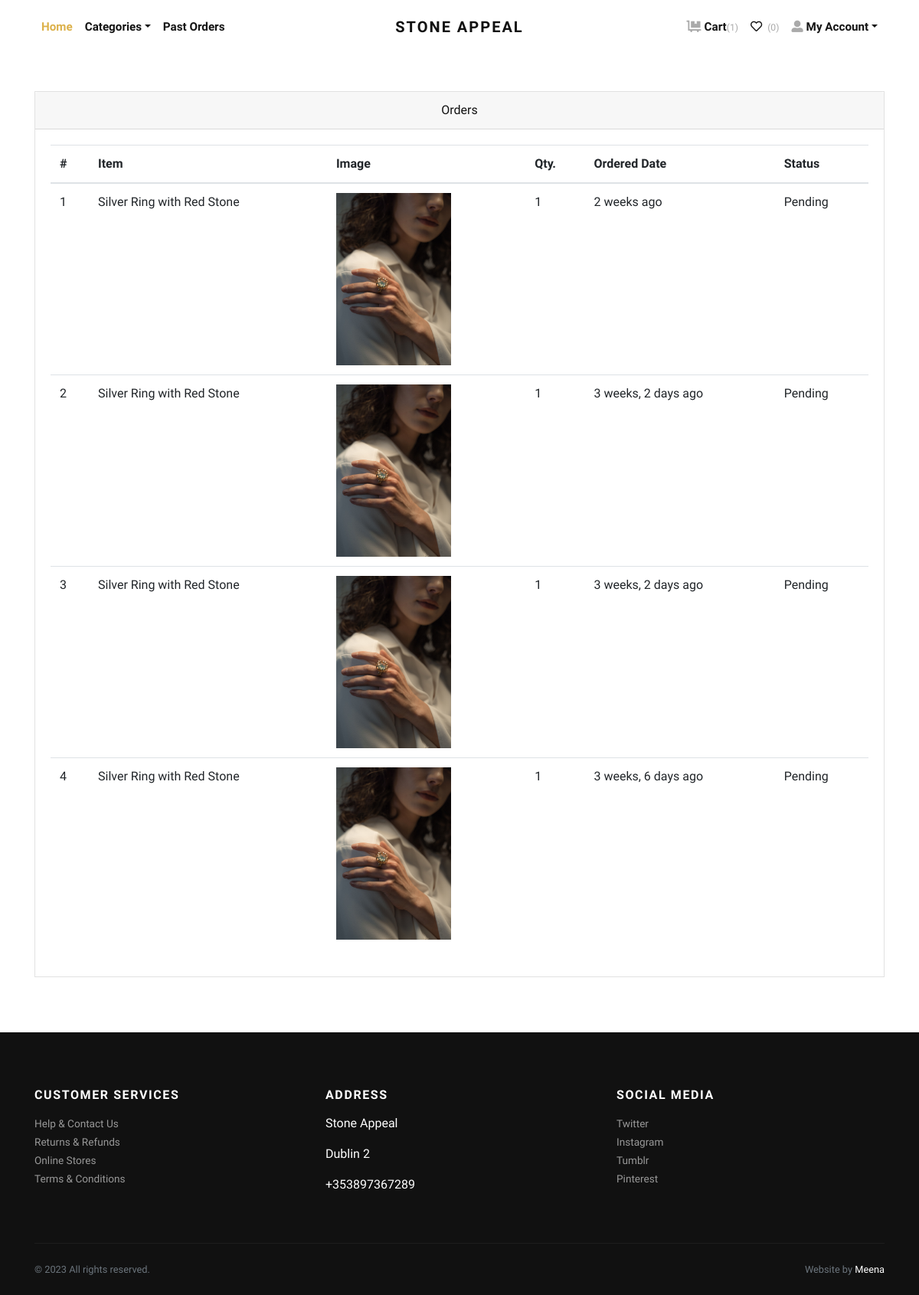
Screenshot of /orders/ (signed in) with the database file from the repository.
### store/models.py (models this page shows, shortened)
class Order(models.Model):
    user = models.ForeignKey(User, verbose_name="User", on_delete=models.CASCADE)
    address = models.ForeignKey(Address, verbose_name="Shipping Address", on_delete=models.CASCADE)
    product = models.ForeignKey(Product, verbose_name="Product", on_delete=models.CASCADE)
    quantity = models.PositiveIntegerField(verbose_name="Quantity")
    ordered_date = models.DateTimeField(auto_now_add=True, verbose_name="Ordered Date")
    status = models.CharField(
        choices=STATUS_CHOICES,
        max_length=50,
        default="Pending"
        )

class Product(models.Model):
    title = models.CharField(max_length=150, verbose_name="Product Title")
    slug = models.SlugField(max_length=160, verbose_name="Product Slug")
    sku = models.CharField(max_length=255, unique=True, verbose_name="Unique Product ID (SKU)")
    short_description = models.TextField(verbose_name="Short Description")
    detail_description = models.TextField(blank=True, null=True, verbose_name="Detail Description")
    product_image = models.ImageField(upload_to='product', blank=True, null=True, verbose_name="Product Image")
    price = models.DecimalField(max_digits=8, decimal_places=2)
    category = models.ForeignKey(Category, verbose_name="Product Categoy", on_delete=models.CASCADE)
    is_active = models.BooleanField(verbose_name="Is Active?")
    is_featured = models.BooleanField(verbose_name="Is Featured?")
    created_at = models.DateTimeField(auto_now_add=True, verbose_name="Created Date")
    updated_at = models.DateTimeField(auto_now=True, verbose_name="Updated Date")
    class Meta:
        verbose_name_plural = 'Products'
        ordering = ('-created_at', )

### store/views.py (the view)
# urls.py: path('orders/', views.orders, name="orders"),
@login_required
def orders(request):
    all_orders = Order.objects.filter(user=request.user).order_by('-ordered_date')
    return render(request, 'store/orders.html', {'orders': all_orders})

### store/context_preprocessors.py (called while the page is built)
def store_menu(request):
    categories = Category.objects.filter(is_active=True)
    context = {
        'categories_menu': categories,
    }
    return context

def cart_menu(request):
    if request.user.is_authenticated:
        cart_items= Cart.objects.filter(user=request.user)
        context = {
            'cart_items': cart_items,
        }
    else:
        context = {}
    return context

### templates/store/orders.html (shortened to what this page needs)
{% extends 'base.html' %}
{% load static %}
{% load humanize %}
    {% block content %}
      <div class="container py-5">
        <div class="row">
          <div class="col-lg-12">
            <div class="card mb-4" id="tables">
              <div class="card-header text-center">Orders</div>
              <div class="card-body">
                <table class="table table-hover">
                  <thead>
                    <tr>
                      <th>#</th>
                      <th>Item</th>
                      <th>Image</th>
                      <th>Qty.</th>
                      <th>Ordered Date</th>
                      <th>Status</th>
                    </tr>
                  </thead>
                  <tbody>
                    {% if orders %}
                    {% for order in orders %}
                    <tr>
                      <td>{{forloop.counter}}</td>
                      <td>{{order.product.title}}</td>
                      <td>
                        {% if order.product.product_image %}
                          <img src="{{order.product.product_image.url}}" alt="{{order.product.product_ttile}}" style="width:150px;">
                        {% endif %}
                      </td>
                      <td>{{order.quantity}}</td>
                      <td>{{order.ordered_date|naturaltime}}</td>
                      <td>
                        {{order.status}}
                      </td>
                    </tr>
                    {% endfor %}
                    {% endif %}
                  </tbody>
                </table>
              </div>
            </div>
          </div>
        </div>
      </div>
{% endblock content %}

### jewelryshop/static/css/style.default.css (style rules this page uses)
body { font-family: "Libre Franklin", sans-serif; font-size: 1rem; font-weight: 400; line-height: 1.5; color: #111111; background-color: #fff; }
.card { background-color: #fff; border: 1px solid rgba(17, 17, 17, 0.125); border-radius: 0; }
.card-body { padding: 1.25rem; }
.card-header { padding: 0.75rem 1.25rem; background-color: rgba(17, 17, 17, 0.03); border-bottom: 1px solid rgba(17, 17, 17, 0.125); }
.card-header:first-child { border-radius: calc(0 - 1px) calc(0 - 1px) 0 0; }

### rows the page displays
Order: product "Silver Ring with Red Stone", product.product_image (picture), quantity "1", ordered_date "2 weeks ago", status "Pending"
Order: product "Silver Ring with Red Stone", product.product_image (picture), quantity "1", ordered_date "3 weeks, 2 days ago", status "Pending"
Order: product "Silver Ring with Red Stone", product.product_image (picture), quantity "1", ordered_date "3 weeks, 2 days ago", status "Pending"
Order: product "Silver Ring with Red Stone", product.product_image (picture), quantity "1", ordered_date "3 weeks, 6 days ago", status "Pending"

### other values shown
{{ cart_items.count }} "1"
